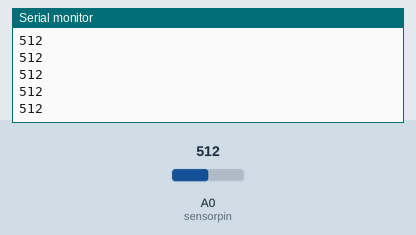
A sketch run on a simulated Arduino Uno, built with avr-gcc and run on an emulated ATmega328P. Shown: the last lines printed to the serial monitor. The inputs (shaded band) are chosen by the test bench; at power-on: A0 (sensorpin) = 512.

Above: at 2.2 s.
2.3 s: A0 (sensorpin) set to 716
At 2.8 s:
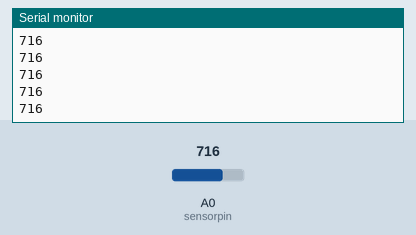
3.8 s: A0 (sensorpin) set to 900
At 4.4 s:
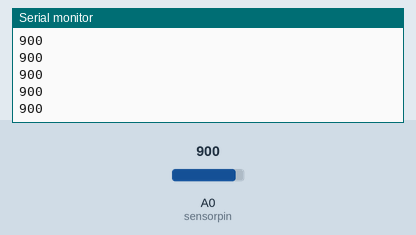
Timing chart, 0 to 6.8 s (numbered marks = the images above; inputs shaded):
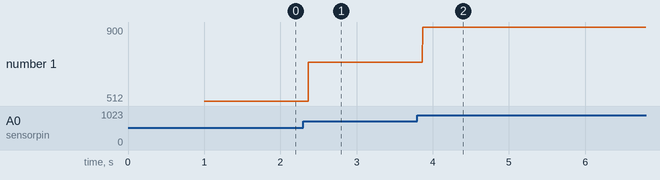

Measured:
- after the input at 2.3 s, the serial monitor: prints a new line after 0.07 s (image 1)
- after the input at 3.8 s, the serial monitor: prints a new line after 0.07 s (image 2)
- plotted number 1: 512 → 716 after the input at 2.3 s, 716 → 900 after the input at 3.8 s

The sketch:

khoondanemic.ino
```cpp
int ghatovaslsensornoor = 5;
int sensorpin = A0;
int green = 12;
int blue = 13;
int red = 15;

void setup() {
    Serial.begin(9600);
    pinMode(ghatovaslsensornoor, OUTPUT);
    digitalWrite(ghatovaslsensornoor, HIGH);
    delay(1000);


    digitalWrite(green, LOW);digitalWrite(blue, LOW);digitalWrite(red, LOW);
}

void loop() {

int  sensorValue = analogRead(sensorpin);
   Serial.println(sensorValue);


}
```
